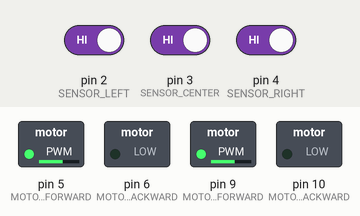
The sketch below on a simulated Arduino Uno, built with avr-gcc and run on an emulated ATmega328P. On the bench: switched loads named in the sketch (green lamp = pin HIGH). Inputs (shaded band) come from the test bench; at power-on: pin 2 (SENSOR_LEFT) HIGH, pin 3 (SENSOR_CENTER) HIGH, pin 4 (SENSOR_RIGHT) HIGH.

Above: at 0.1 s.
Timing chart, 0 to 1.6 s (numbered marks = the images above):
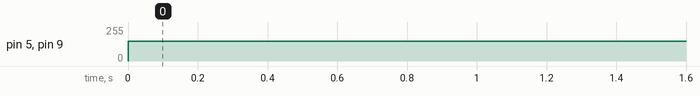

The sketch:

Line_follower_PID.ino
```cpp
// Define pin numbers for the IR sensors
#define SENSOR_LEFT 2
#define SENSOR_CENTER 3
#define SENSOR_RIGHT 4

// Motor control pins for L298N motor driver
#define MOTOR_LEFT_FORWARD 5
#define MOTOR_LEFT_BACKWARD 6
#define MOTOR_RIGHT_FORWARD 9
#define MOTOR_RIGHT_BACKWARD 10

// Variables for PID control
float Kp = 1.5;  // Proportional gain (adjust to tune)
float Ki = 0.0;  // Integral gain (start with 0)
float Kd = 1.0;  // Derivative gain (adjust to tune)
float error = 0, previousError = 0;
float integral = 0;
float derivative = 0;
float correction = 0;
int baseSpeed = 150;  // Base motor speed (adjust depending on motor power)

// Motor speed limits (adjust depending on desired speed)
int maxSpeed = 255;
int minSpeed = 0;

void setup() {
  // Set up sensor pins as input
  pinMode(SENSOR_LEFT, INPUT);
  pinMode(SENSOR_CENTER, INPUT);
  pinMode(SENSOR_RIGHT, INPUT);

  // Set up motor control pins as output
  pinMode(MOTOR_LEFT_FORWARD, OUTPUT);
  pinMode(MOTOR_LEFT_BACKWARD, OUTPUT);
  pinMode(MOTOR_RIGHT_FORWARD, OUTPUT);
  pinMode(MOTOR_RIGHT_BACKWARD, OUTPUT);

  Serial.begin(9600);  // Initialize serial communication for debugging
}

void loop() {
  // Read sensor values (LOW when detecting the black line)
  int leftValue = digitalRead(SENSOR_LEFT);
  int centerValue = digitalRead(SENSOR_CENTER);
  int rightValue = digitalRead(SENSOR_RIGHT);

  // Calculate the error based on sensor readings
  if (leftValue == LOW && rightValue == LOW && centerValue == HIGH) {
    error = 0;  // Robot is on track (center sensor detecting the line)
  }
  else if (leftValue == HIGH && centerValue == LOW && rightValue == LOW) {
    error = -1;  // Robot is veering to the left (left sensor detecting the line)
  }
  else if (leftValue == LOW && centerValue == LOW && rightValue == HIGH) {
    error = 1;  // Robot is veering to the right (right sensor detecting the line)
  }

  // Calculate PID terms
  integral += error;                           // Accumulate the integral term
  derivative = error - previousError;          // Calculate the derivative term
  correction = (Kp * error) + (Ki * integral) + (Kd * derivative);  // PID formula

  // Update motor speeds based on PID correction
  int leftMotorSpeed = baseSpeed + correction;   // Adjust left motor speed
  int rightMotorSpeed = baseSpeed - correction;  // Adjust right motor speed

  // Constrain motor speeds to within valid limits
  leftMotorSpeed = constrain(leftMotorSpeed, minSpeed, maxSpeed);
  rightMotorSpeed = constrain(rightMotorSpeed, minSpeed, maxSpeed);

  // Set motor speeds
  setMotorSpeed(MOTOR_LEFT_FORWARD, MOTOR_LEFT_BACKWARD, leftMotorSpeed);
  setMotorSpeed(MOTOR_RIGHT_FORWARD, MOTOR_RIGHT_BACKWARD, rightMotorSpeed);

  // Store the current error for the next loop iteration (used in derivative)
  previousError = error;

  // Small delay for stability (adjust as needed)
  delay(10);
}

// Function to control motor speed and direction using L298N motor driver
void setMotorSpeed(int forwardPin, int backwardPin, int speed) {
  if (speed >= 0) {
    analogWrite(forwardPin, speed);
    analogWrite(backwardPin, 0);
  } else {
    analogWrite(forwardPin, 0);
    analogWrite(backwardPin, -speed);
  }
}
```

Measured:
- by itself, pin 5 (MOTOR_LEFT_FORWARD), pin 9 (MOTOR_RIGHT_FORWARD): 0/255 → 150/255 at 0.00 s
